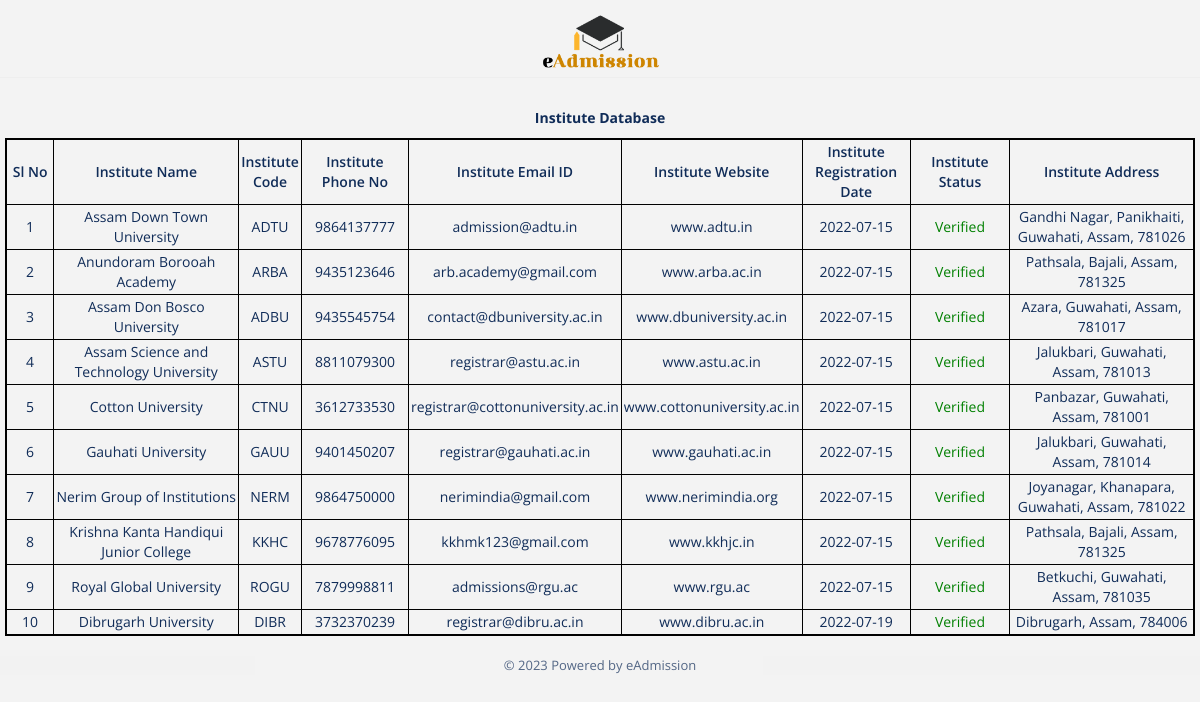
The app's page /institute-database.php (signed in) with its own data.
### tables this page shows
CREATE TABLE `institute` (
  `ins_id` int(11) NOT NULL,
  `ins_code` varchar(4) DEFAULT NULL,
  `ins_name` varchar(100) DEFAULT NULL,
  `ins_address` varchar(100) DEFAULT NULL,
  `ins_phone` varchar(15) DEFAULT NULL,
  `ins_email` varchar(50) DEFAULT NULL,
  `ins_password` varchar(50) DEFAULT NULL,
  `ins_website` varchar(30) DEFAULT NULL,
  `ins_regdate` date DEFAULT NULL,
  `ins_logo` varchar(100) DEFAULT NULL,
  `ins_status` int(11) DEFAULT 0
);

### institute-database.php (the view, shortened to what this page needs)
<?php
    require("connection.php");
    require("header.php");
    $year = date("Y");
    $count = 1;
        ?>
        <?php
    $sql_total_institute = "SELECT * FROM institute";
    $result_total_institute = mysqli_query($connect, $sql_total_institute);
    $info_total_institute = mysqli_fetch_all($result_total_institute, MYSQLI_ASSOC);
?>
<!DOCTYPE html>
<html lang="en">
<head>
    <link rel="stylesheet" href="https://cdnjs.cloudflare.com/ajax/libs/twitter-bootstrap/3.3.7/css/bootstrap.min.css">
    <link rel="stylesheet" href="https://cdnjs.cloudflare.com/ajax/libs/animate.css/3.5.2/animate.min.css">
    <link rel="stylesheet" href="css/institute-database.css">
</head>
<body>
    <div class="page-header">
        <div class="page-title-logo">
            <img class="page-title-logo-image" src="assets/images/eadmission-logo.PNG" alt="Logo">
        </div>
    </div>
    <div class="application-data">
        <div class="table-title">Institute Database</div>
        <table class="applications-database">
        <tr>
                <th class="narrow">Sl No</th>
                <th class="special">Institute Name</th>
                <th class="narrow">Institute Code</th>
                <th class="regular">Institute Phone No</th>
                <th class="regular">Institute Email ID</th>
                <th class="regular">Institute Website</th>
                <th class="regular">Institute Registration Date</th>
                <th class="regular">Institute Status</th>
                <th class="special">Institute Address</th>
            </tr>
            <?php foreach($info_total_institute as $institute){ ?>
            <tr>
                <td class="narrow"><?php echo $count++ ?></td>
                <td class="special"><?php echo $institute['ins_name'] ?></td>
                <td class="narrow"><?php echo $institute['ins_code'] ?></td>
                <td class="regular"><?php echo $institute['ins_phone'] ?></td>
                <td class="regular"><?php echo $institute['ins_email'] ?></td>
                <td class="regular"><?php echo $institute['ins_website'] ?></td>
                <td class="regular"><?php echo $institute['ins_regdate'] ?></td>
                <?php if($institute['ins_status']==0){ ?>
                <td class="regular" style="color: orange;">Verification Pending</td>
                <?php } elseif($institute['ins_status']==1){ ?>
                <td class="regular" style="color: green;">Verified</td>
                <?php } else { ?>
                <td class="regular" style="color: red;">Verification Failed</td>
                <?php } ?>
                <td class="special"><?php echo $institute['ins_address'] ?></td>
            </tr>
            <?php } ?>
        </table>
    </div>
</body>
<footer class="bg-light text-center text-lg-start" style="margin-top: 20px;">
  <div class="text-center p-3" style="opacity: 0.7; font-size:small;background-color:#f3f3f3;">
    © <?php echo $year?> Powered by eAdmission
  </div>
</footer>

### css/institute-database.css (style rules this page uses)
html, body { height: 100%; width: 100%; }
body { margin: 0; padding: 0; font-family: "Open Sans"; font-size: 14px; font-weight: 400; background-color: #f3f3f3; color: #102c58; }
* { -webkit-box-sizing: border-box; -moz-box-sizing: border-box; box-sizing: border-box; }
.application-data { margin-left: 5px; margin-right: 5px; }
.page-header { text-align: center; margin-top: 10px; margin-bottom: 30px; padding: 0; }
.page-title-logo-image { height: 10%; width: 10%; }
table { height: 100%; width: 100%; border: 2px solid black; }
th { font-weight: 600; }
tr, td, th { border: 1px solid black; padding: 2px; text-align: center; }
.narrow { width: 5%; }
.regular { width: 10%; }
.special { width: 20%; }
.table-title { text-align: center; font-weight: bold; margin-bottom: 10px; margin-top: 10px; }

### records on screen
institute: ins_name "Assam Down Town University", ins_code "ADTU", ins_phone "9864137777", ins_email "admission@adtu.in", ins_website "www.adtu.in", ins_regdate "2022-07-15", ins_status "Verified", ins_address "Gandhi Nagar, Panikhaiti, Guwahati, Assam, 781026"
institute: ins_name "Anundoram Borooah Academy", ins_code "ARBA", ins_phone "9435123646", ins_email "arb.academy@gmail.com", ins_website "www.arba.ac.in", ins_regdate "2022-07-15", ins_status "Verified", ins_address "Pathsala, Bajali, Assam, 781325"
institute: ins_name "Assam Don Bosco University", ins_code "ADBU", ins_phone "9435545754", ins_email "contact@dbuniversity.ac.in", ins_website "www.dbuniversity.ac.in", ins_regdate "2022-07-15", ins_status "Verified", ins_address "Azara, Guwahati, Assam, 781017"
institute: ins_name "Assam Science and Technology University", ins_code "ASTU", ins_phone "8811079300", ins_email "registrar@astu.ac.in", ins_website "www.astu.ac.in", ins_regdate "2022-07-15", ins_status "Verified", ins_address "Jalukbari, Guwahati, Assam, 781013"
institute: ins_name "Cotton University", ins_code "CTNU", ins_phone "3612733530", ins_email "registrar@cottonuniversity.ac.in", ins_website "www.cottonuniversity.ac.in", ins_regdate "2022-07-15", ins_status "Verified", ins_address "Panbazar, Guwahati, Assam, 781001"
institute: ins_name "Gauhati University", ins_code "GAUU", ins_phone "9401450207", ins_email "registrar@gauhati.ac.in", ins_website "www.gauhati.ac.in", ins_regdate "2022-07-15", ins_status "Verified", ins_address "Jalukbari, Guwahati, Assam, 781014"
institute: ins_name "Nerim Group of Institutions", ins_code "NERM", ins_phone "9864750000", ins_email "nerimindia@gmail.com", ins_website "www.nerimindia.org", ins_regdate "2022-07-15", ins_status "Verified", ins_address "Joyanagar, Khanapara, Guwahati, Assam, 781022"
institute: ins_name "Krishna Kanta Handiqui Junior College", ins_code "KKHC", ins_phone "9678776095", ins_email "kkhmk123@gmail.com", ins_website "www.kkhjc.in", ins_regdate "2022-07-15", ins_status "Verified", ins_address "Pathsala, Bajali, Assam, 781325"
institute: ins_name "Royal Global University", ins_code "ROGU", ins_phone "7879998811", ins_email "admissions@rgu.ac", ins_website "www.rgu.ac", ins_regdate "2022-07-15", ins_status "Verified", ins_address "Betkuchi, Guwahati, Assam, 781035"
institute: ins_name "Dibrugarh University", ins_code "DIBR", ins_phone "3732370239", ins_email "registrar@dibru.ac.in", ins_website "www.dibru.ac.in", ins_regdate "2022-07-19", ins_status "Verified", ins_address "Dibrugarh, Assam, 784006"
